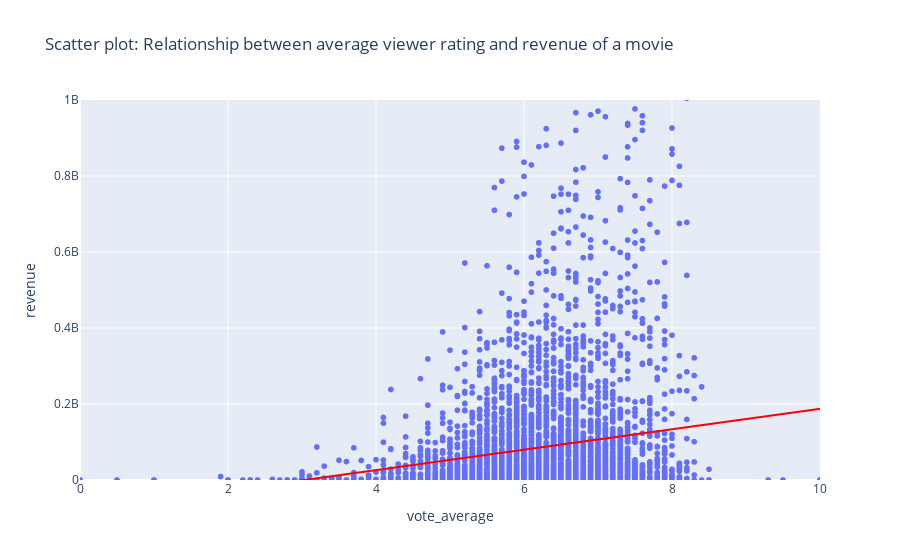

The notebook cell this image was saved under:
### Code cell
# Scatter plot: Relationship between average viewer rating and revenue of a movie
px.scatter(df, x="vote_average", y="revenue", range_x=[0, 10], range_y=[0, 1000000000],
           title="Scatter plot: Relationship between average viewer rating and revenue of a movie",
           trendline="ols", trendline_color_override="red")

### Figure 1 — Plotly figure (JSON) as saved in the notebook; plotly's stock layout.template omitted (floating-point values rounded to 4 significant figures; data arrays with more than 128 entries replaced by an {"elided": "..."} marker saying what was removed)
{"data": [{"hovertemplate": "vote_average=%{x}<br>revenue=%{y}<extra></extra>", "legendgroup": "", "marker": {"color": "#636efa", "symbol": "circle"}, "mode": "markers", "name": "", "showlegend": false, "type": "scattergl", "x": {"elided": "4803 float values"}, "xaxis": "x", "y": {"elided": "4803 int values"}, "yaxis": "y"}, {"hovertemplate": "<b>OLS trendline</b><br>revenue = 2.68767e+07 * vote_average + -8.14768e+07<br>R<sup>2</sup>=0.038868<br><br>vote_average=%{x}<br>revenue=%{y} <b>(trend)</b><extra></extra>", "legendgroup": "", "line": {"color": "red"}, "marker": {"color": "#636efa", "symbol": "circle"}, "mode": "lines", "name": "", "showlegend": false, "type": "scattergl", "x": {"elided": "4803 float values"}, "xaxis": "x", "y": {"elided": "4803 float values"}, "yaxis": "y"}], "layout": {"legend": {"tracegroupgap": 0}, "title": {"text": "Scatter plot: Relationship between average viewer rating and revenue of a movie"}, "xaxis": {"anchor": "y", "domain": [0, 1], "range": [0, 10], "title": {"text": "vote_average"}}, "yaxis": {"anchor": "x", "domain": [0, 1], "range": [0, 1000000000], "title": {"text": "revenue"}}}}
